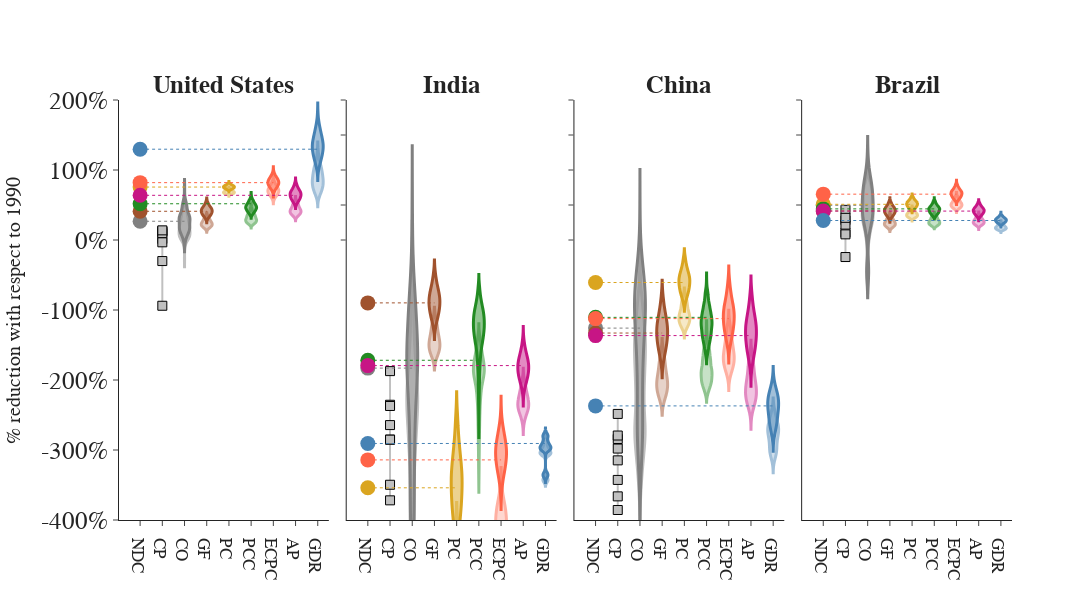

The notebook cell saved with this chart:
### Markdown cell above
Major emitters

### Code cell
year = 2030
fig = make_subplots(
    rows=1,
    cols=4,
    subplot_titles=["<b>United States", "<b>India", "<b>China", "<b>Brazil"],
    horizontal_spacing=0.02,
    vertical_spacing=0.06,
    shared_yaxes=True,
)
for REG_i, REG in enumerate(["USA", "IND", "CHN", "BRA"]):
    xr_nld = xr.open_dataset(path_data + "Allocations/xr_alloc_" + REG + ".nc")
    # PANEL B
    regval = float(xr_dataread.sel(Region=REG, Time=1990).GHG_hist)
    fig.add_traces(
        go.Scatter(
            x=["NDC"],
            y=[
                np.nan
            ],  # [(xr_dataread.GHG_ndc.sel(Region=REG).sel(Time=2030).max()-regval)/regval*-100],
            name="NDCs",
            line={"color": "black", "width": 3},
            mode="lines+markers",
            marker={"size": 17, "symbol": "triangle-up"},
            showlegend=False,
        ),
        1,
        1 + REG_i,
    )
    fig.add_traces(
        go.Scatter(
            x=["NDC"],
            y=[
                np.nan
            ],  # [(xr_dataread.GHG_ndc.sel(Region=REG).sel(Time=2030).min()-regval)/regval*-100],
            name="NDCs",
            line={"color": "black", "width": 3},
            mode="lines+markers",
            marker={"size": 17, "symbol": "triangle-down"},
            showlegend=False,
        ),
        1,
        1 + REG_i,
    )
    fig.add_traces(
        go.Scatter(
            x=["NDC", "NDC"],
            y=[
                np.nan,
                np.nan,
            ],  # [(xr_dataread.GHG_ndc.sel(Region=REG).sel(Time=2030).min()-regval)/regval*-100,
            # (xr_dataread.GHG_ndc.sel(Region=REG).sel(Time=2030).max()-regval)/regval*-100],
            name="NDCs",
            line={"color": "black", "width": 3},
            mode="lines",
            marker={"size": 11, "symbol": "triangle-down"},
            showlegend=False,
        ),
        1,
        1 + REG_i,
    )
    try:
        fig.add_traces(
            go.Scatter(
                x=["CP"] * len(xr_eng.Model),
                y=(np.array(xr_eng.sel(Time=year, Region=REG, Scenario="CurPol").Value) - regval)
                / regval
                * -100,
                name="Current policies",
                mode="lines+markers",
                marker_color="silver",
                marker_line_color="black",
                marker_line_width=1,
                marker={"size": 9, "symbol": "square"},
                showlegend=False,
            ),
            1,
            1 + REG_i,
        )
        vals = (
            (
                np.array(
                    xr_scen_r.sel(Time=year, Region=REG, Variable="Emissions|Kyoto Gases").Value
                )
                - regval
            )
            / regval
            * -100
        )
        fig.add_traces(
            go.Violin(
                x=["CO"] * len(vals),
                y=vals,
                showlegend=False,
                points=False,
                opacity=1.0,
                line={"color": "grey", "width": 3},
                line_color="grey",
            ),
            1,
            1 + REG_i,
        )
        vals2 = (
            (
                np.array(
                    xr_scen_r2.sel(Time=year, Region=REG, Variable="Emissions|Kyoto Gases").Value
                )
                - regval
            )
            / regval
            * -100
        )
        fig.add_traces(
            go.Violin(
                x=["CO"] * len(vals2),
                y=vals2,
                showlegend=False,
                points=False,
                opacity=0.5,
                line={"color": "grey", "width": 3},
                line_color="grey",
            ),
            1,
            1 + REG_i,
        )
        med = np.nanmedian(vals)
        fig.add_traces(
            go.Scatter(
                x=["NDC", "CP", "CO"],
                y=[np.nanmedian(vals)] * 3,
                line={"color": "grey", "width": 1, "dash": "dot"},
                mode="lines",
                showlegend=False,
            ),
            1,
            1 + REG_i,
        )
        fig.add_traces(
            go.Scatter(
                x=["NDC"],
                y=[np.nanmedian(vals)],
                marker={"color": "grey", "size": 15},
                mode="markers",
                showlegend=False,
            ),
            1,
            1 + REG_i,
        )
    except:
        3
    for rule_i, rule in enumerate(rules):
        for T_i, T in enumerate([1.5, 2.0]):
            vals = (
                (
                    np.array(
                        xr_nld.sel(Temperature=T, Risk=[0.5, 0.33][T_i])[rule].sel(Time=year)
                    ).flatten()
                    - regval
                )
                / regval
                * -100
            )
            vals[vals == 0] = np.nan
            val_med = (
                (
                    np.array(
                        xr_nld.sel(
                            Temperature=T,
                            Risk=[0.5, 0.33][T_i],
                            TrajUnc="Medium",
                            NegEmis=0.5,
                            Convergence_year=2050,
                            Scenario="SSP2",
                        )[rule].sel(Time=year)
                    ).flatten()
                    - regval
                )
                / regval
                * -100
            )
            val_med[val_med == 0] = np.nan
            if T == 1.5:
                med = np.nanmedian(vals)
                fig.add_traces(
                    go.Scatter(
                        x=["NDC", "CP", "CO"] + list(rules[: rule_i + 1]),
                        y=[np.nanmedian(val_med)] * (len(rules[: rule_i + 1]) + 3),
                        line={"color": rulecolors[rule_i], "width": 1, "dash": "dot"},
                        mode="lines",
                        showlegend=False,
                    ),
                    1,
                    1 + REG_i,
                )
                fig.add_traces(
                    go.Scatter(
                        x=["NDC"],
                        y=[np.nanmedian(val_med)],
                        marker={"color": rulecolors[rule_i], "size": 15},
                        mode="markers",
                        showlegend=False,
                    ),
                    1,
                    1 + REG_i,
                )
                fig.add_traces(
                    go.Scatter(
                        x=["NDC"],
                        y=[np.nanmedian(val_med)],
                        # text=str(1+int(np.round(np.nanmedian(val_med),0)))+'%  ',
                        line={"color": rulecolors[rule_i], "width": 0.5},
                        # textfont={'color': rulecolors[rule_i], 'size': 16},
                        textposition="middle left",
                        mode="text",
                        showlegend=False,
                    ),
                    1,
                    1 + REG_i,
                )
            fig.add_traces(
                go.Violin(
                    x=[rule] * len(vals),
                    y=vals,
                    showlegend=False,
                    points=False,
                    opacity=1.0 - T_i * 0.5,
                    line={"color": "black", "width": 3},
                    line_color=rulecolors[rule_i],
                ),
                1,
                1 + REG_i,
            )
    fig.add_traces(
        go.Scatter(
            x=["NDC"],
            y=[
                np.nan
            ],  # [(xr_dataread.GHG_ndc.sel(Region=REG).sel(Time=2030).max()-regval)/regval*-100],
            name="NDCs",
            line={"color": "black", "width": 3},
            mode="lines+markers",
            marker={"size": 17, "symbol": "triangle-up"},
            showlegend=False,
        ),
        1,
        1 + REG_i,
    )
    fig.add_traces(
        go.Scatter(
            x=["NDC"],
            y=[
                np.nan
            ],  # [(xr_dataread.GHG_ndc.sel(Region=REG).sel(Time=2030).min()-regval)/regval*-100],
            name="NDCs",
            line={"color": "black", "width": 3},
            mode="lines+markers",
            marker={"size": 17, "symbol": "triangle-down"},
            showlegend=False,
        ),
        1,
        1 + REG_i,
    )
    fig.update_annotations(font=dict(family="Helvetica", size=25))
    fig.update_layout(
        height=600, width=2000, template="simple_white", font=dict(family="Helvetica")
    )
    # fig.update_yaxes(tickfont=dict(size=25), row=1, col=1+REG_i, title='GHG emissions allocations in '+str(year)+' ('+REG+')<br>[Mt CO<sub>2</sub>e]', titlefont=(dict(size=20)))#, range=(0, 250))
    # fig.update_xaxes(tickfont=dict(size=20), row=1, col=1+REG_i)
    if REG_i == 0:
        fig.update_yaxes(
            tickfont=dict(size=25),
            row=1,
            col=1 + REG_i,
            title="% reduction with respect to 1990",
            titlefont=(dict(size=20)),
            range=(-400, 200),
            tickvals=[-400, -300, -200, -100, 0, 100, 200],
            ticktext=["-400%", "-300%", "-200%", "-100%", "0%", "100%", "200%"],
        )
    else:
        fig.update_yaxes(
            tickfont=dict(size=25),
            row=1,
            col=1 + REG_i,
            range=(0, 150),
            tickvals=[0, 50, 100, 150, 200],
            ticktext=["0%", "50%", "100%", "150%", "200%"],
        )
    fig.update_xaxes(tickfont=dict(size=17), row=1, col=1 + REG_i)
fig.show()
fig.write_image(
    "X:/user/dekkerm/Projects/ECEMF_T5.2/Figures/Presentations/MajorEmitters.png", scale=3
)
